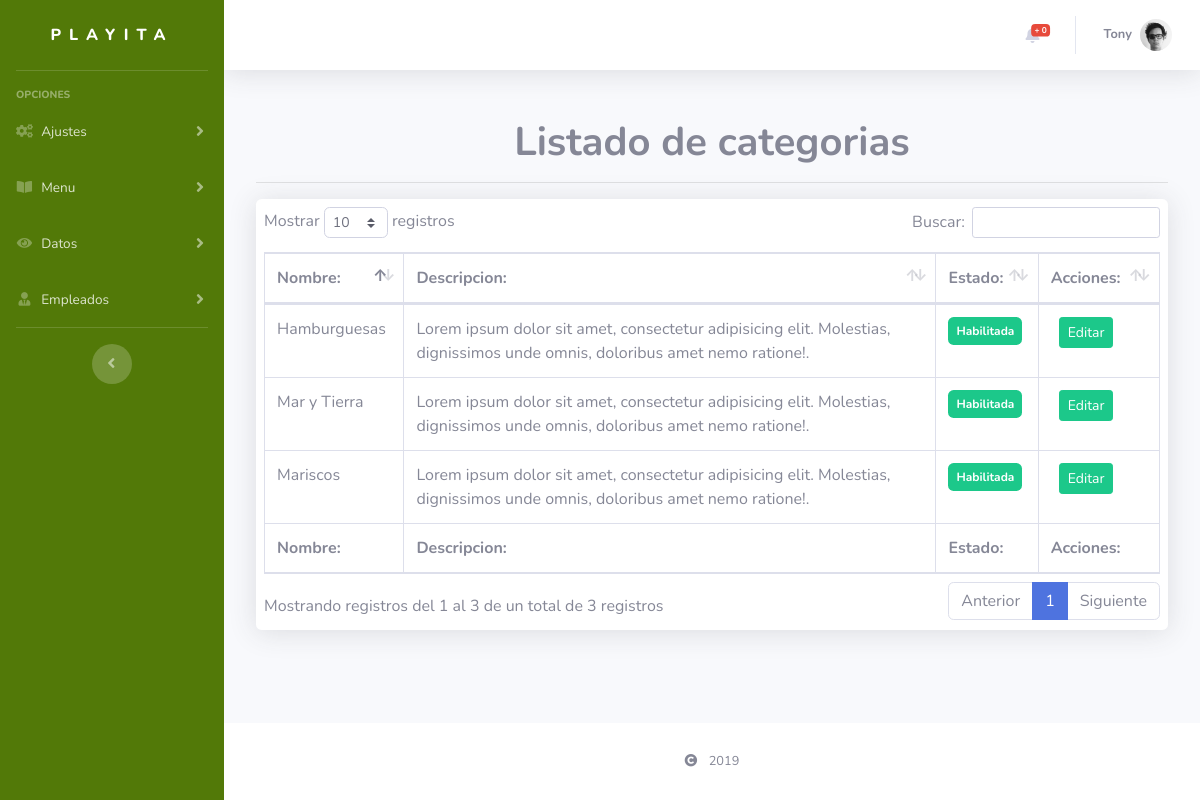
The page /modadm/tableCateg/ (signed in) on the database as committed earlier.
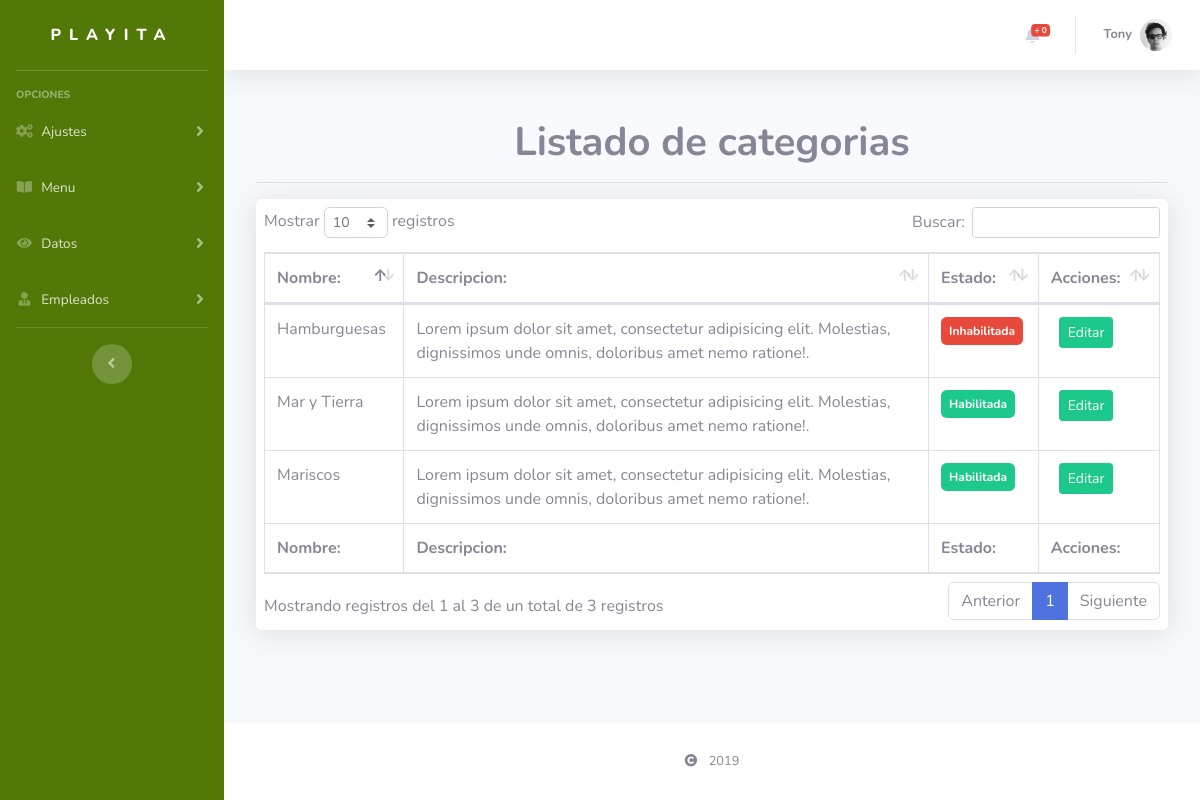
The same page on the database as committed later.
### tables this page shows
CREATE TABLE `categoria` (
  `id_categoria` int(11) NOT NULL,
  `nombre_cat` varchar(50) DEFAULT NULL,
  `descripcion_cat` varchar(500) DEFAULT NULL,
  `estado_cat` tinyint(4) DEFAULT NULL
);

### models/admin.model.php (called while the page is built)
<?php
class Administrador {
	function detailsAdmin($keyAdm) {
		try {
			$dbc = new Connect();
			$dbc = $dbc -> getDB();
			$stmt = $dbc -> prepare("SELECT * FROM admin WHERE id_admin = :keyAdm");
			$stmt -> bindParam("keyAdm", $keyAdm, PDO::PARAM_INT);
			$stmt -> execute();
			$data = $stmt -> fetch(PDO::FETCH_OBJ);
			return $data;
		} catch (PDOException $e) {
			echo '{"error":{"text":'.$e->getMessage().'}}';
		} finally {
			$dbc = null; $stmt = null; $data = null;
		}
	}
}

### modadm/adm/tableCateg.php (the view, shortened to what this page needs)
<div class="container-fluid animated fadeIn delay-1s mt-4">
	<div class="rounded p-2">
		<h1 class="text-center mt-3 mb-3">
			<b>
				Listado de categorias
			</b>
		</h1>
		<hr>
		<div class="table-responsive bg-white rounded shadow p-2">
        	<table class="table table-bordered table-hover" id="tbListadoClients" width="100%" cellspacing="0">
          		<thead>
            		<tr>
						<th>Nombre:</th>
						<th>Descripcion:</th>
						<th>Estado:</th>
						<th>Acciones:</th>
            		</tr>
          		</thead>
          		<tbody>
          			<?php
          				try {
          					$dbc = new Connect();
          					$dbc = $dbc -> getDB();
          					$query = $dbc -> prepare("SELECT * FROM categoria");
          					$query -> execute();
          					while ($dt = $query -> fetch(PDO::FETCH_OBJ)) {
          			?>
							<tr>
								<td>
									<?php echo $dt->nombre_cat; ?></td>
								<td><?php echo $dt->descripcion_cat; ?></td>
								<td>
									<?php
										if ($dt->estado_cat == 1) {
									?>
										<span class="badge badge-success p-2">
											Habilitada
										</span>
									<?php
										} else {
									?>
										<span class="badge badge-danger p-2">
											Inhabilitada
										</span>
									<?php
										}
									?>
								</td>
								<td>
									<a href="<?php echo SERVERURLADM; ?>editCat/<?php echo $dt->id_categoria; ?>/" class="ml-2 btn btn-sm btn-success">
										Editar
									</a>
								</td>
							</tr>
          			<?php
          					}
          				} catch (PDOException $e) {
          					echo $e->getMessage();
          				} finally {
          					$dbc = null;
          				}
          			?>
          		</tbody>
          		<tfoot>
            		<tr>
             			<th>Nombre:</th>
						<th>Descripcion:</th>
						<th>Estado:</th>
						<th>Acciones:</th>
            		</tr>
          		</tfoot>
        	</table>
    	</div>
	</div>
</div>

### modadm/Index.php (shortened to what this page needs)
<?php
if ($_SESSION['keyAdm'] == "" || $_SESSION['keyAdm'] == null) {
  header('Location:../');
} else {
  include '../models/admin.model.php';
  $keyAdm = $_SESSION['keyAdm'];
  $admin = new Administrador();
  $dataAdmin  = $admin -> detailsAdmin($keyAdm);
  $fechAct = date("Y-m-d");
?>
<!DOCTYPE html>
<html lang="es">
<head>
  <link href="<?php echo SERVERURL; ?>assets/vendor/fontawesome-free/css/all.min.css" rel="stylesheet" type="text/css">
  <link href="<?php echo SERVERURL; ?>assets/css/sb-admin-2.min.css" rel="stylesheet">
  <link rel="stylesheet" type="text/css" href="<?php echo SERVERURLADM; ?>css/styles.css">
  <link href="<?php echo SERVERURL; ?>assets/vendor/datatables/dataTables.bootstrap4.min.css" rel="stylesheet">
</head>
<body id="page-top">
  <div id="wrapper">
    <ul class="navbar-nav back-col sidebar sidebar-dark accordion" id="accordionSidebar">
      <a class="sidebar-brand d-flex align-items-center justify-content-center" href="<?php echo SERVERURLADM; ?>Home/">
        <div class="sidebar-brand-text" style="letter-spacing: .5em;">Playita</div>
      </a>
      <hr class="sidebar-divider">
      <div class="sidebar-heading">
        Opciones
      </div>
      <li class="nav-item">
        <a class="nav-link collapsed" href="#" data-toggle="collapse" data-target="#collapseUpd" aria-expanded="true" aria-controls="collapseUpd">
          <i class="fas fa-fw fa-cogs"></i>
          <span>Ajustes</span>
        </a>
      </li>
      <li class="nav-item">
        <a class="nav-link collapsed" href="#" data-toggle="collapse" data-target="#collapseRegisters" aria-expanded="true" aria-controls="collapseRegisters">
          <i class="fas fa-fw fa-book-open"></i>
          <span>Menu</span>
        </a>
      </li>
      <li class="nav-item">
        <a class="nav-link collapsed" href="#" data-toggle="collapse" data-target="#collapseTables" aria-expanded="true" aria-controls="collapseTables">
          <i class="fas fa-fw fa-eye"></i>
          <span>Datos</span>
        </a>
      </li>
      <li class="nav-item">
        <a class="nav-link collapsed" href="#" data-toggle="collapse" data-target="#collapseUsers" aria-expanded="true" aria-controls="collapseUsers">
          <i class="fas fa-fw fa-user-tie"></i>
          <span>Empleados</span>
        </a>
      </li>
      <hr class="sidebar-divider d-none d-md-block">
      <div class="text-center d-none d-md-inline">
        <button class="rounded-circle border-0" id="sidebarToggle"></button>
      </div>
    </ul>
    <div id="content-wrapper" class="d-flex flex-column">
      <div id="content">
        <nav class="navbar navbar-expand navbar-light bg-white topbar mb-4 static-top shadow">
          <ul class="navbar-nav ml-auto">
            <li class="nav-item dropdown no-arrow mx-1">
              <a class="nav-link dropdown-toggle" href="#" id="alertsDropdown" role="button" data-toggle="dropdown" aria-haspopup="true" aria-expanded="false">
                <?php
                    $dbc = new Connect();
                    $dbc = $dbc -> getDB();
                    $valid = 1;
                    $countNotif = $dbc -> prepare("SELECT DISTINCTROW dp.cod_conf AS 'COD' FROM det_pedido dp WHERE confirm_ped = :valid && DATE(fecha_hora_ped) = :fechAct");
                    $countNotif -> bindParam("valid", $valid, PDO::PARAM_INT);
                    $countNotif -> bindParam("fechAct", $fechAct, PDO::PARAM_STR);
                    $countNotif -> execute();
                    $rowCountNotif = $countNotif -> rowCount();
                ?>
                    <span class="badge badge-danger badge-counter"> + <?php echo $rowCountNotif; ?></span>
              </a>
            </li>
            <li class="nav-item dropdown no-arrow">
              <a class="nav-link dropdown-toggle" href="#" id="userDropdown" role="button" data-toggle="dropdown" aria-haspopup="true" aria-expanded="false">
                <span class="mr-2 d-none d-lg-inline text-gray-600 small text-capitalize font-weight-bold">
                  <?php echo $dataAdmin->usuario_adm; ?>
                </span>
                  <img src='<?php echo SERVERURL; ?>assets/img/avatar-dhg.png' class="img-profile rounded-circle">
              </a>
            </li>
          </ul>
        </nav>
        <?php
          if (isset($_GET['view'])) {
              $views = explode("/", $_GET['view']);
              if (is_file('adm/'.$views[0].'.php')) { {}
                  include 'adm/'.$views[0].'.php';
              } else {
                  include 'adm/Index.php';
              }
          } else {
              include 'adm/Index.php';
          }
        ?>
      </div>
      <footer class="sticky-footer bg-white">
        <div class="container my-auto">
          <div class="copyright text-center my-auto">
            <span>
              <i class="fas fa-copyright mr-2"></i>
            </span>
          </div>
        </div>
      </footer>
    </div>
  </div>
</body>
</html>
<?php
}
?>

### modadm/css/styles.css (style rules this page uses)
.back-col { background-color: #527908 }

Rows that differ between the two databases and show on the page:
changed categoria "Hamburguesas": estado_cat "Habilitada" → "Inhabilitada"
